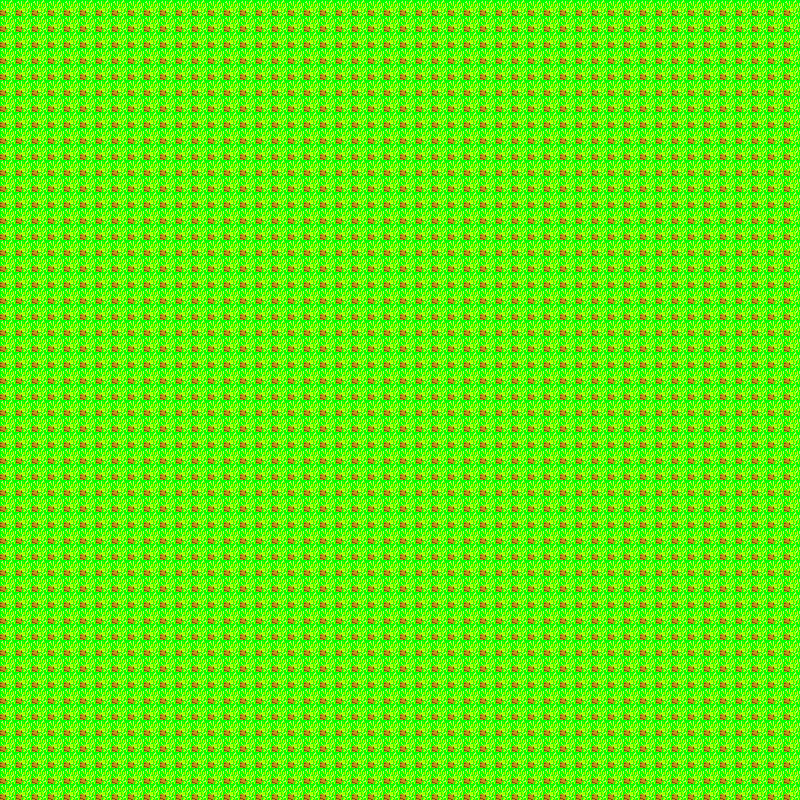

A level layout from a 2D game, rendered from its tile map. Below: a short description, then the map file with tile-grid data replaced by summaries:
An orthogonal 50x50 tile map with 16x16 px tiles, 1 tile layer (Tile Layer 1).

<map version="1.0" orientation="orthogonal" width="50" height="50" tilewidth="16" tileheight="16">
 <tileset firstgid="1" name="a" tilewidth="16" tileheight="16">
  <image source="../tiles.png" width="128" height="128" />
 </tileset>
 <layer name="Tile Layer 1" width="50" height="50">
  <data>[2500 cells, 2500 non-empty, 1 distinct tile ids]</data>
 </layer>
</map>